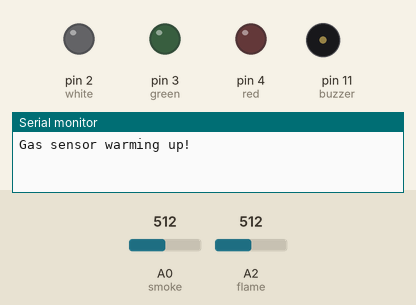
Bench run of a sketch on a simulated Arduino Uno, built with avr-gcc and run on an emulated ATmega328P. On the bench: output pins drawn as LEDs (lit = HIGH), buzzer (waves = sounding), the last lines printed to the serial monitor. Inputs (shaded band) come from the test bench; at power-on: A0 (smoke) = 512, A2 (flame) = 512. The modem accepts every AT command (registered, SIM ready, sends succeed) and sends nothing else; pins used as bus, display or sensor lines are not drawn.

Above: at 0.1 s.
At 22.2 s:
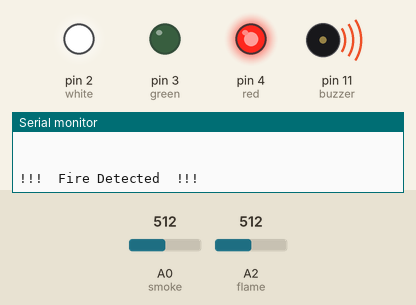
Timing chart, 0 to 23.7 s (numbered marks = the images above):
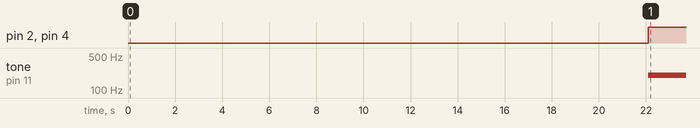

Measured:
- by itself, pin 2 (white), pin 4 (red): LOW → HIGH at 22.1 s
- by itself, tone on pin 11 (buzzer): silent → 200 Hz at 22.1 s

The sketch:

Fire-detection-system.ino
```cpp
#include <SoftwareSerial.h>  // library for GSM module

SoftwareSerial mySerial(9, 10);  // connected pins are : rx = 10, tx = 9

const int white = 2;
const int red = 4;
const int green = 3;
const int buzzer = 11;

// configuration for smoke sensor
const int smoke = A0;
const int smoke_threshold = 500; // sets threshold value for smoke sensor
float smokeValue; // initialize smoke sensor reading

// configuration for flame sensor
const int flame = A2;
const int flamethreshold = 200; // sets threshold value for flame sensor
int flamesensvalue = 0; // initialize flamesensor reading

void setup() {
  Serial.begin(9600); // sets the serial port to 9600
  Serial.println("Gas sensor warming up!");
  delay(20000); // allow the MQ-2 smoke sensor to warm up

  // defining pin modes
  pinMode(white, OUTPUT);
  pinMode(red, OUTPUT);
  pinMode(green, OUTPUT);
  pinMode(buzzer, OUTPUT);
  pinMode(flame, INPUT);
  pinMode(smoke, INPUT);

  // setting connection with GSM module
  mySerial.begin(9600);   // Setting the baud rate of GSM Module
  delay(100);
}

void loop() {

  // Reading smoke sensor values and displaying in serial monitor
  smokeValue = analogRead(smoke); // reads analog data from smoke sensor
  Serial.println("Gas sensor value : ");
  Serial.println(smokeValue); // print smoke value
  Serial.println("  ");

  // Reading flame sensor values and displaying in serial monitor
  flamesensvalue = analogRead(flame); // reads analog data from flame sensor
  Serial.println("Flame sensor value : ");
  Serial.println(flamesensvalue); // print flame value

  Serial.println("  ");
  Serial.println("  ");
  delay(2000);

  // logic to detect fire
  if (flamesensvalue <= flamethreshold ||  smokeValue >= smoke_threshold)
  { // if fire is detected following commands will run
    digitalWrite(white, HIGH);
    digitalWrite(buzzer, HIGH);
    tone(buzzer, 200); // buzzer start
    digitalWrite(red, HIGH); //turns on led led
    digitalWrite(green, LOW);

    Serial.println("!!!  Fire Detected  !!!");
    delay(1000); //stops program for 1 second
    GSM_message(); // function to send message
    updateSerial();
    delay(10000);
    GSM_call(); // function to call for fire alert
  }
  else {
    digitalWrite(white, HIGH);
    digitalWrite(red, LOW);
    digitalWrite(green, HIGH);
    noTone(buzzer);
  }
}

// fuction to send message if fire detected
void GSM_message() {
  mySerial.println("AT+CMGF=1");    //Sets the GSM Module in Text Mode
  updateSerial();  // Delay of 1 second
  mySerial.println("AT+CMGS=\"+918261961807\"\r");
  updateSerial();
  mySerial.println("ATTENTION !!!! Fire Detected, Urgent action needed !!!");// The SMS text want to send
  updateSerial();
  mySerial.println((char)26);// ASCII code of CTRL+Z for saying the end of sms to  the module
  updateSerial();
}

// fuction to call if fire detected
void GSM_call() {
  mySerial.println("ATD+ +918261961807;"); //  set phone number to call
  updateSerial();
  delay(20000); // wait for 20 seconds...
  mySerial.println("ATH"); //hang up
  updateSerial();
}

void updateSerial()
{
  delay(500);
  while (Serial.available())
  {
    mySerial.write(Serial.read());//Forward what Serial received to Software Serial Port
  }
  while (mySerial.available())
  {
    Serial.write(mySerial.read());//Forward what Software Serial received to Serial Port
  }
}
```
